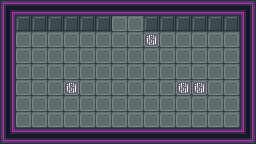

A 2D game scene composited from a Tiled map and its tileset images. What follows is a short description and the map's XML, with every tile layer's data as written:
An orthogonal 16x9 tile map with 16x16 px tiles, 1 tile layer (Art), 1 hidden layer not drawn, 3 tilesets and 8 objects (Exit, Player, DoubleDoor, Oracle, Rotator, ...).

<map version="1.2" tiledversion="1.3.1" orientation="orthogonal" renderorder="right-down" compressionlevel="0" width="16" height="9" tilewidth="16" tileheight="16" infinite="0" nextlayerid="6" nextobjectid="28">
 <properties>
  <property name="Gates" value="Apply X on qubit 23." />
 </properties>
 <tileset firstgid="1" source="../tilesets/industrial-sprite-sheet-DeadEnd-LMZ.tsx" />
 <tileset firstgid="205" source="../tilesets/sprites.tsx" />
 <tileset firstgid="214" source="../tilesets/wire_tileset.tsx" />
 <layer id="1" name="Art" width="16" height="9">
  <data encoding="csv">
4,6,6,6,6,6,6,6,6,6,6,6,6,6,6,5,
7,30,30,30,30,30,30,21,21,30,30,30,30,30,30,7,
7,21,21,21,21,21,21,21,21,190,21,21,21,21,21,7,
7,21,21,21,21,21,21,21,21,21,21,21,21,21,21,7,
7,21,21,21,21,21,21,21,21,21,21,21,21,21,21,7,
7,21,21,21,190,21,21,21,21,21,21,190,190,21,21,7,
7,21,21,21,21,21,21,21,21,21,21,21,21,21,21,7,
7,21,21,21,21,21,21,21,21,21,21,21,21,21,21,7,
16,6,6,6,6,6,6,6,6,6,6,6,6,6,6,17
</data>
 </layer>
 <layer id="2" name="Collision" width="16" height="9" visible="0">
  <properties>
   <property name="Collision" type="bool" value="true" />
  </properties>
  <data encoding="csv">
101,101,101,101,101,101,101,101,101,101,101,101,101,101,101,101,
101,101,101,101,101,101,101,0,0,101,101,101,101,101,101,101,
101,0,0,0,0,0,0,0,0,0,0,0,0,0,0,101,
101,0,0,0,0,0,0,0,0,0,0,0,0,0,0,101,
101,0,0,0,0,0,0,0,0,0,0,0,0,0,0,101,
101,0,0,0,0,0,0,0,0,0,0,0,0,0,0,101,
101,0,0,0,0,0,0,0,0,0,0,0,0,0,0,101,
101,0,0,0,0,0,0,0,0,0,0,0,0,0,0,101,
101,101,101,101,101,101,101,101,101,101,101,101,101,101,101,101
</data>
 </layer>
 <objectgroup id="3" name="Objects">
  <object id="1" name="Exit" type="Exit" x="112" y="16" width="32" height="16" />
  <object id="2" name="Player" type="Player" gid="205" x="112" y="96" width="16" height="16" />
  <object id="3" name="DoubleDoor" type="DoubleDoor" gid="211" x="112" y="32" width="32" height="16">
   <properties>
    <property name="Controls" value="unlocked [22]" />
   </properties>
  </object>
  <object id="15" name="Oracle" type="Oracle" gid="212" x="64" y="80" width="16" height="16">
   <properties>
    <property name="Conjugate" type="bool" value="false" />
    <property name="Gates" value="Apply Fourier on cell (4, 5)." />
    <property name="Name" value="Fourier" />
   </properties>
  </object>
  <object id="21" name="Rotator" type="Rotator" gid="213" x="176" y="80" width="32" height="32">
   <properties>
    <property name="ControlsMulti" value="activated [cell (11, 5)]" />
    <property name="ControlsMulti2" value="activated [cell (12, 5)]" />
   </properties>
  </object>
  <object id="22" name="Lock 4" type="Lock" gid="208" x="144" y="32" width="16" height="16">
   <properties>
    <property name="Code" value="0101" />
    <property name="ControlsMulti" value="activatedNF [cell (9, 2)]" />
   </properties>
  </object>
  <object id="23" name="Quball" type="Quball" gid="209" x="192" y="96" width="16" height="16" />
  <object id="24" name="QuballMulti" type="QuballMulti" gid="210" x="96" y="96" width="16" height="16" />
 </objectgroup>
</map>